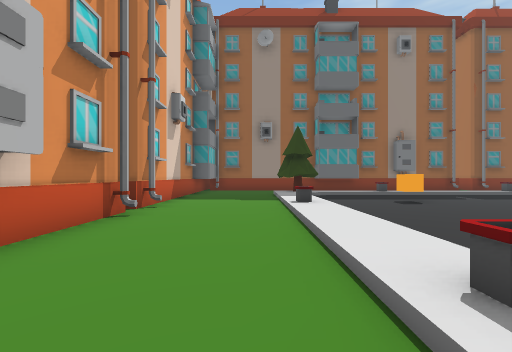
[1] (above)

23 first-person views from a walk through a scene from a Unity 3-D project. The camera is 1.5 m above the floor, looks level and sees 90° across. The floor is counted in squares, 2 m on a side. Each view is taken from the middle of a square. On the plan, view 1 faces up. The plan holds only what a view shows up to about 9 squares ahead; the rest is blank. The player character is not drawn.

[2]
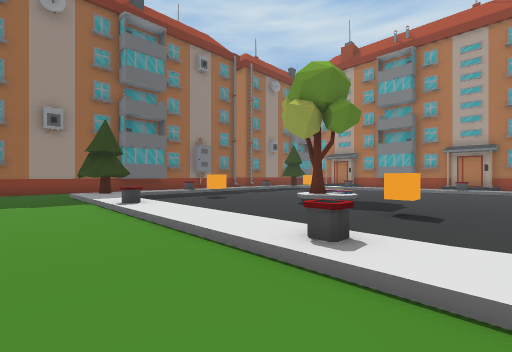

[3]
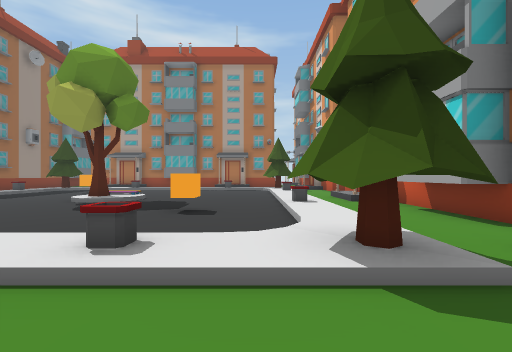

[4]
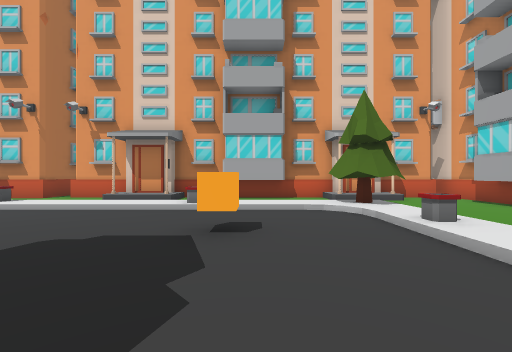

[5]
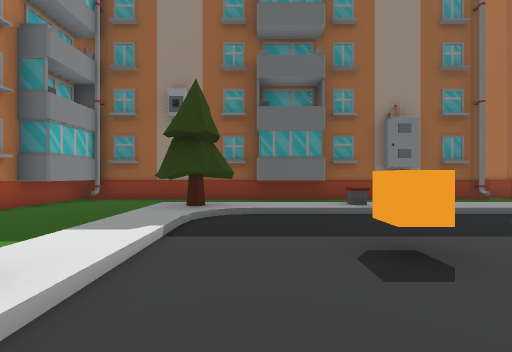

[6]
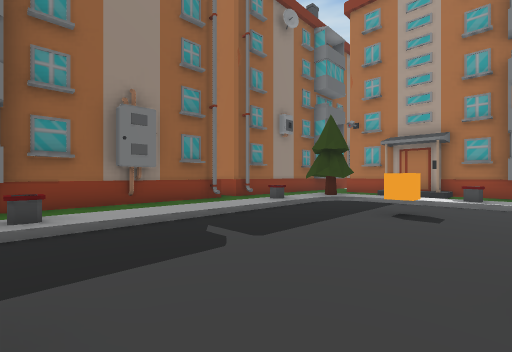

[7]
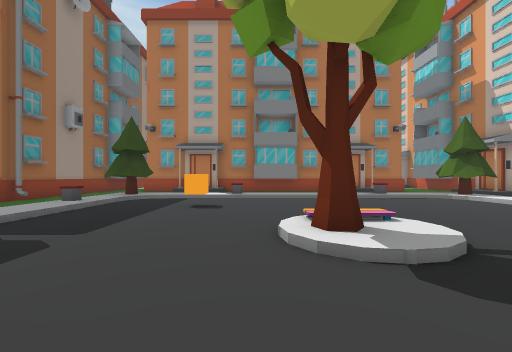

[8]
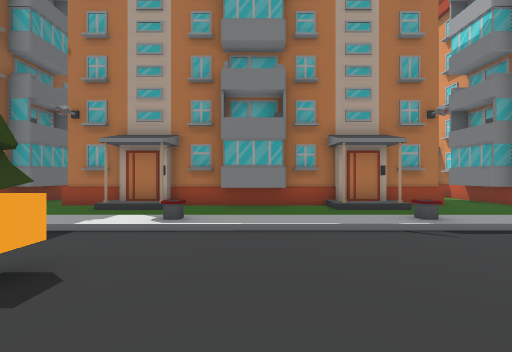

[9]
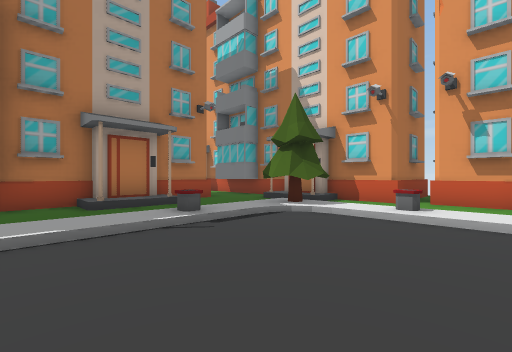

[10]
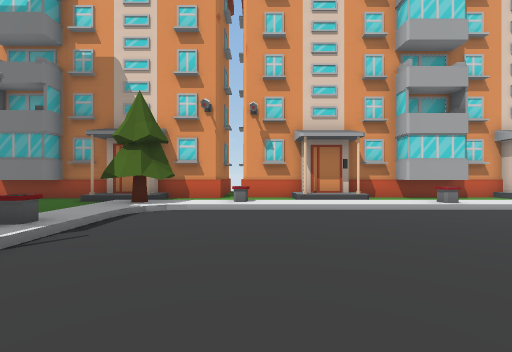

[11]
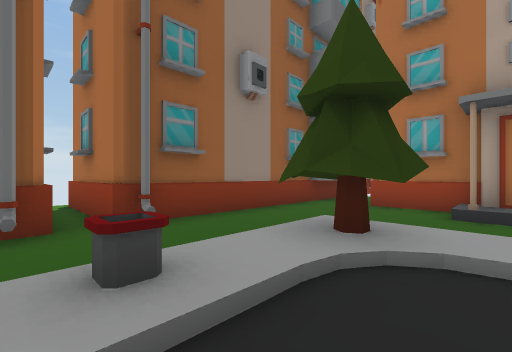

[12]
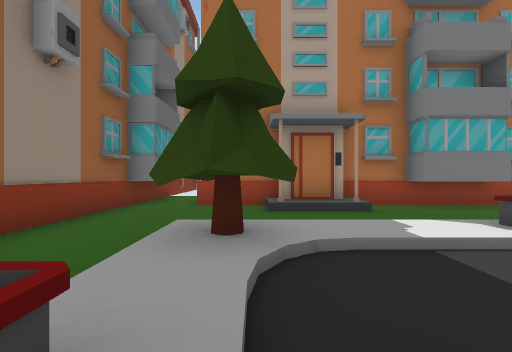

[13]
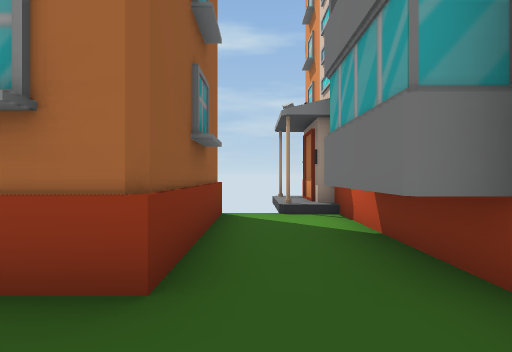

[14]
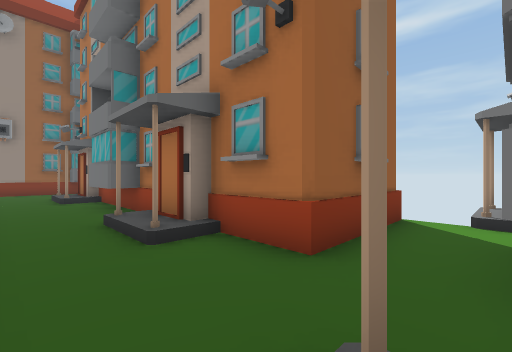

[15]
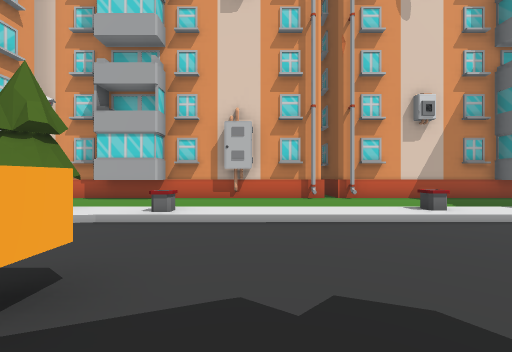

[16]
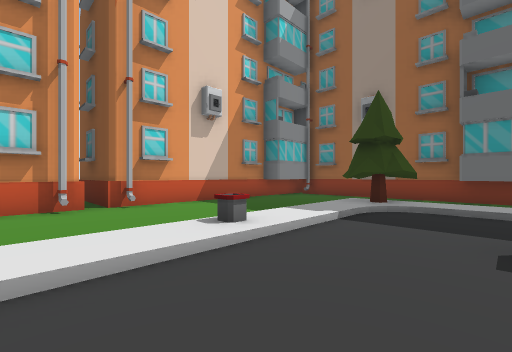

[17]
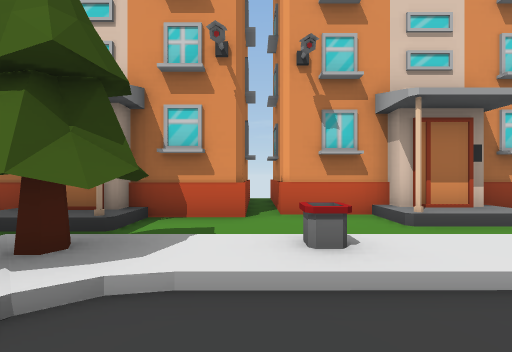

[18]
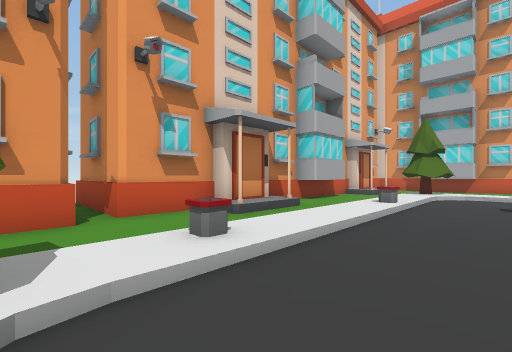

[19]
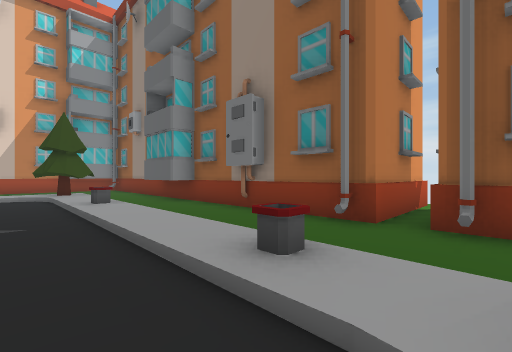

[20]
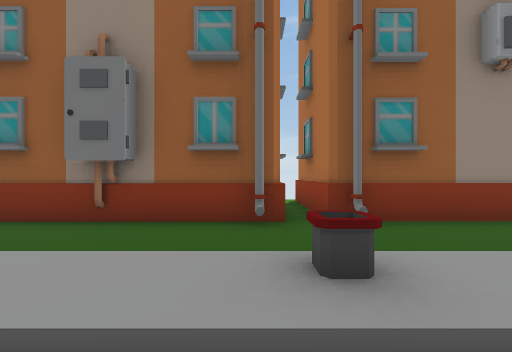

[21]
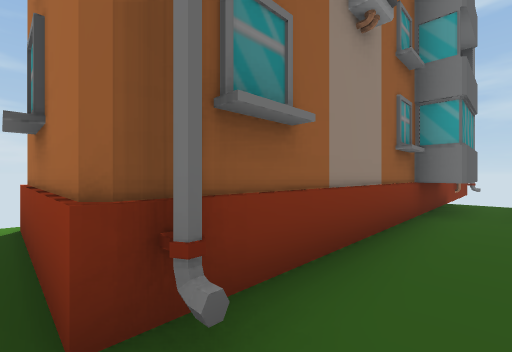

[22]
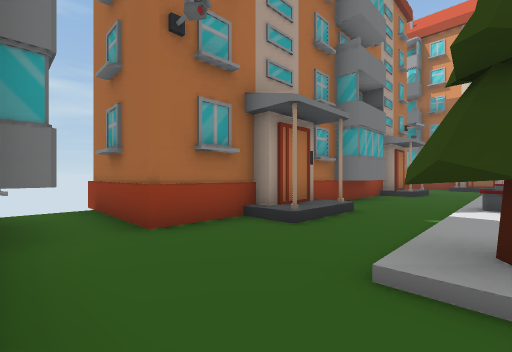

[23]
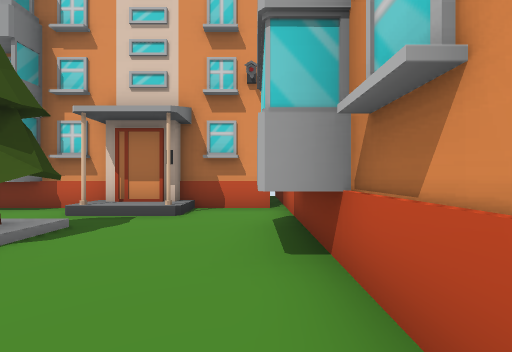

### Floor plan
Key: @ floor where view 1 was taken; # wall or solid block; x gap in a wall; . main floor; : floor 0.25 m higher than the main floor; + floor 0.5 m higher than the main floor; / step, stairs or slope; ^ raised ledge; C cube; B bin; T tree.
Columns run from 5 left of view 1 to 22 right of it. Each row starts with its distance up from view 1.
 17                 .x
 16                #.#
 15                #.#
 14   ^ ####   # ###.#####
 13   ^#....###.^..#.#...#####
 12   ^^..  .................
 11   #...TT//B/////B/T...###^
 10   #...TT/////////TT...#
  9   #...//..........:..#^
  8   #...//..........:..#^
  7   #...//.C.....C..B...#
  6 ^^x...B/..........:..#^
  5   x...//.../T/....:..#^
  4   #...//....//....:..#^
  3   #...//..........:...#
  2   #...//..........B..#^
  1   #...B/.C........:..#^
  0   #..@//..........:...#
 -1   ^^..TT::B::::B:TT...###x
 -2   ^^..T///////////T.......##
 -3   #..##.....##....x++.##..+#
 -4   ^x###########^.###########
 -5   ^^           #.#
 -6   ^            #.#
 -7                #.
 -8                #

Positions as (right, up) in squares from view 1, and headings:
1: (0, 0), facing up
2: (-1, 0), facing up-right
3: (-1, 0), facing right
4: (4, 5), facing down
5: (3, 5), facing up
6: (5, 6), facing up-right
7: (4, 6), facing right
8: (8, 5), facing right
9: (9, 4), facing down-right
10: (10, 5), facing down
11: (10, 9), facing up-right
12: (10, 10), facing right
13: (15, -2), facing right
14: (14, -3), facing up-right
15: (6, 3), facing left
16: (4, 4), facing up-left
17: (11, 1), facing down
18: (12, 1), facing down-left
19: (12, 9), facing up-left
20: (10, 9), facing up
21: (11, 12), facing up-right
22: (13, 13), facing down-right
23: (-2, 2), facing down
